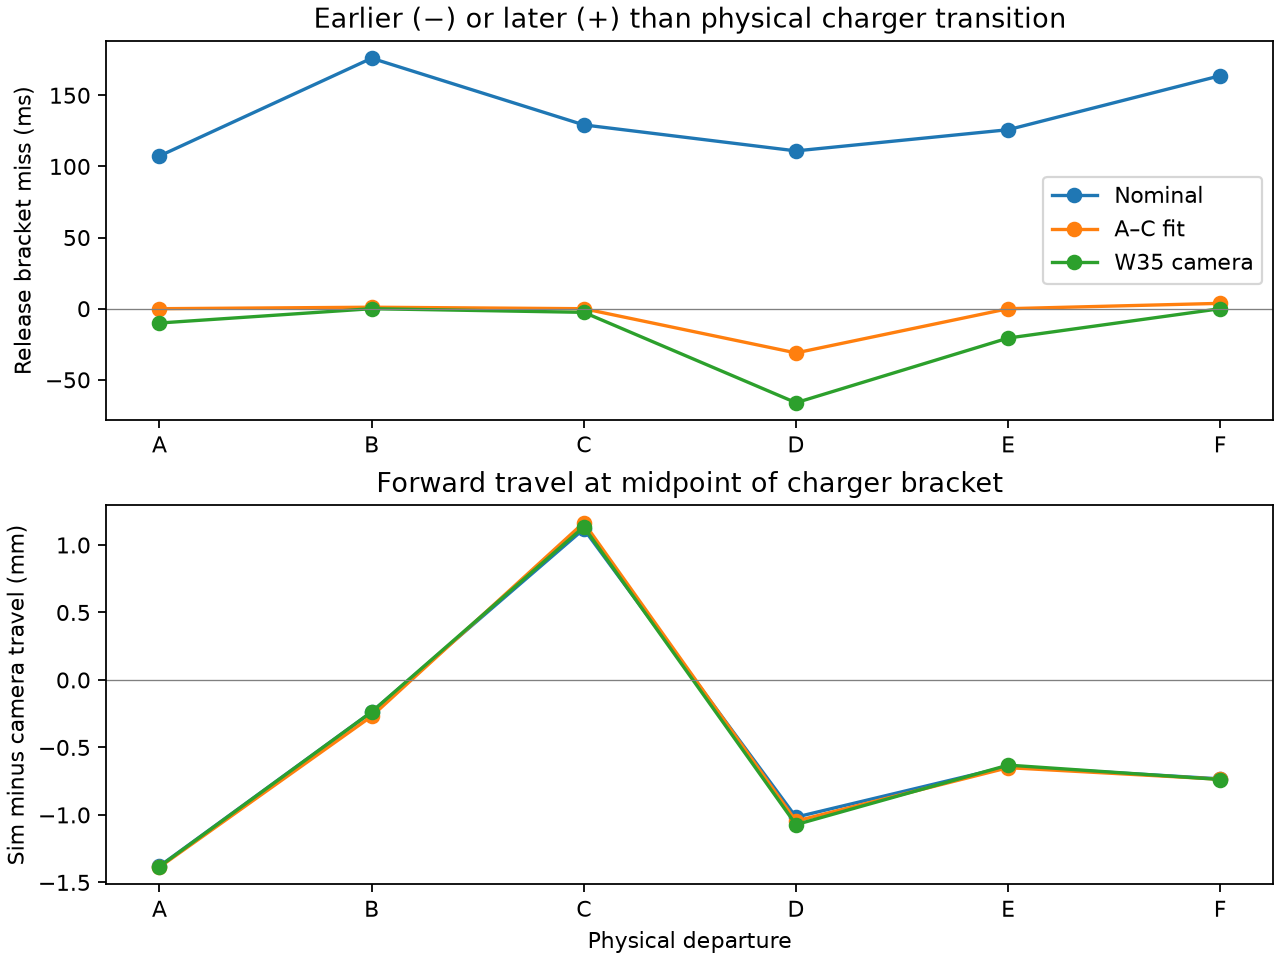

Reproduce this figure in Python.
"""Score travel at contact and distance outside the hardware sampling interval."""
import csv
import sys
from pathlib import Path
import numpy as np
import matplotlib.pyplot as plt

def read(path):
    with open(path) as stream:
        return list(csv.DictReader(stream))

optics = read(sys.argv[2])
traces = read(sys.argv[1])
fig, (timing, travel) = plt.subplots(2, 1, figsize=(8, 6), layout="constrained")
with open("transfer.csv", "w") as src:
    writer = csv.writer(src, lineterminator="\n")
    writer.writerow(["session", "shift_mm", "last_on_ms", "off_ms", "signed_bracket_miss_ms", "travel_error_mm"])
    for shift, label in [(0, "Nominal"), (6, "A–C fit"), (7.3984375, "W35 camera")]:
        times, errors = [], []
        for row in optics:
            session = row["session"]
            group = [r for r in traces if r["trial"] == session and float(r["offset"]) == shift]
            t, x, flag = np.array([[float(r[k]) for k in ("t","x_mm","on")] for r in group]).T
            off = t[np.flatnonzero(flag == 0)[0]]
            last_on = float(row["last_on_s"])
            miss = 1000*(off - np.clip(off, last_on, 0))
            distance = np.interp(last_on/2,t,x) - np.interp(float(row["reference_s"]),t,x)
            error = distance - float(row["interpolated_midpoint_mm"])
            writer.writerow([session, shift, 1000*last_on, 1000*off, miss, error])
            times.append(miss)
            errors.append(error)
        for ax, values in [(timing,times), (travel,errors)]:
            ax.plot([r["session"] for r in optics], values, "o-",label=label)
            ax.axhline(0,color="gray",linewidth=.5)
timing.set(ylabel="Release bracket miss (ms)", title="Earlier (−) or later (+) than physical charger transition")
travel.set(ylabel="Sim minus camera travel (mm)", xlabel="Physical departure",title="Forward travel at midpoint of charger bracket")
timing.legend()
fig.savefig("transfer.png",dpi=160)
